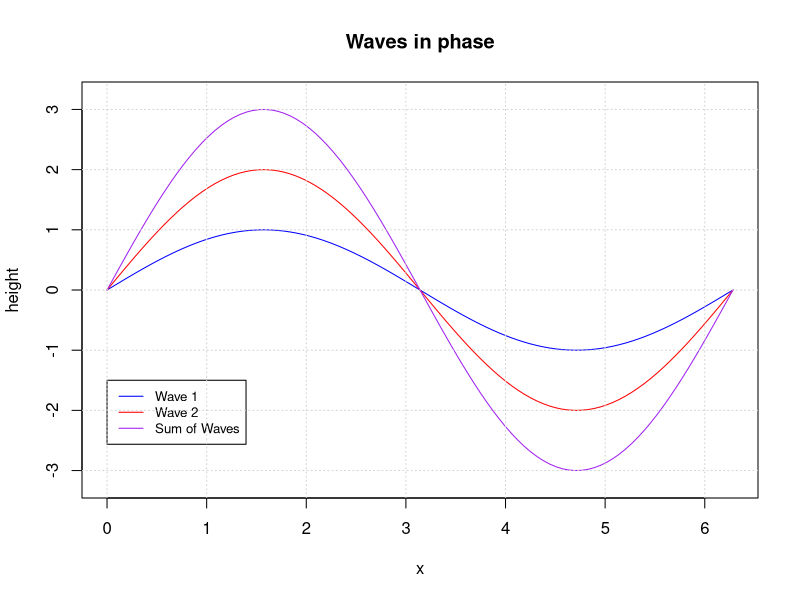
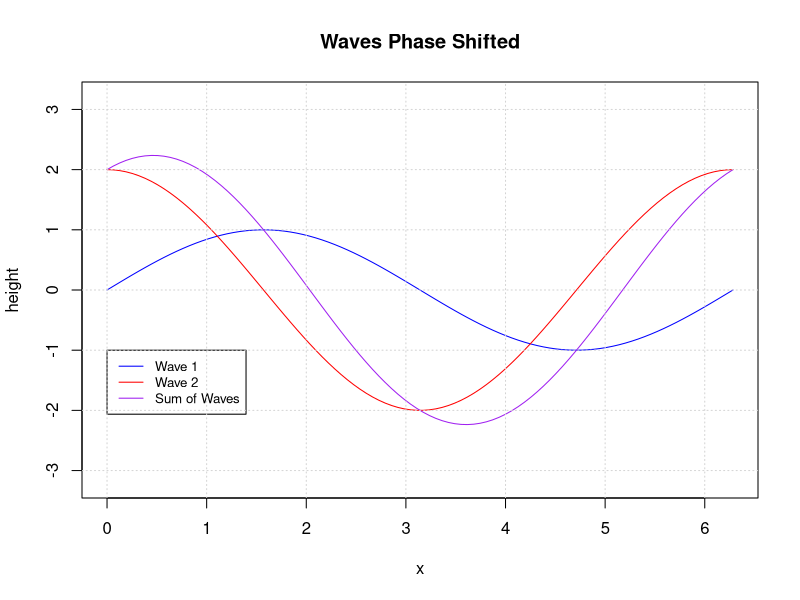
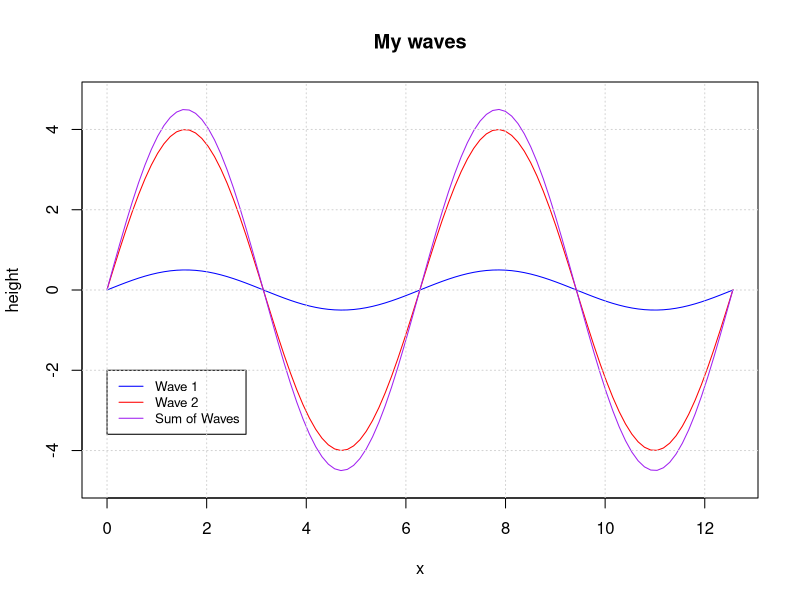
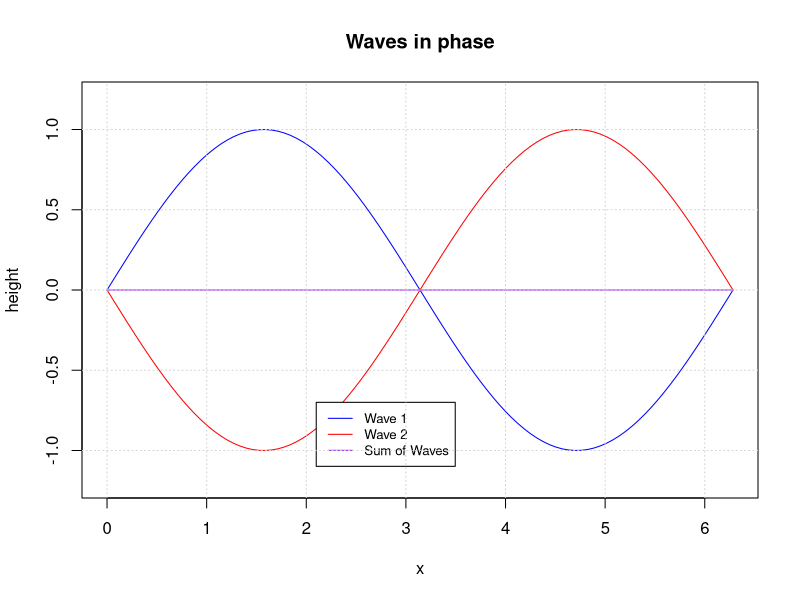

These figures' R source, in order:
# R code to walk through Waves Lab activities. 

################################################################################

#Some R Basics

# Your instructor should introduce you to the R setup you are using, 
# such as the file directory, the Console window, and the list of 
# variables in your environment. This tutorial was writtten using 
# posit.cloud. 

# As you work through these activities, please *TYPE* THE COMMANDS in 
# the Console window to learn to code. DON'T COPY-PASTE.
# Build Muscle Memory! 
# Learn by Doing! 



################################################################################
# EXERCISES #1. Insert your answers to these exercises into your Worksheet 
# that you will hand in for this lab. 
# Include the code that you write and the output that you get.
################################################################################

# 1) Create a vector named A_10 that goes from -10 to 10, with a step size of 5. 
# (hint: be sure to check your answer! it should look like: 
# [1] -10  -5   0   5  10

A_10 <- seq(-10, 10, by=5)

# 2) Create a vector named A_pi with a range from 0 to 2*pi, with 100 elements in it. 

A_pi <- seq(0, 2*pi, length.out=100)

# 2b) Check your work. What is the minimum value, maximum value, and length of 
# your vector A_pi? 

min(A_pi)
# [1] 0
max(A_pi)
# [1] 6.283185
length(A_pi)
# [1] 100

# 3) Create a variable that is a string. (you can make it anything you want!)

MyString <- "Make some Waves!"

# 4) Create a vector named "p" with the following values in this order: 2, -5, 7, 1, 10.

p <- c(2, -5, 7, 1, 10)

# 5) Look at the help page for the seq function. What are the arguments? 
# ANSWER: from, to, by, length.out, along.with

# 6) Use the "along.with" argument in the seq function to generate vector "H"
# from 1 to 100 that has the same number of elements in it as A_pi 

H <- seq(1, 100, along.with = A_pi)

################################################################################

# Let’s Make Some Waves!
# We will approximate a wave with a Sine function 
# (You could equally use a Cosine function, which is just a 
# Sine function with a 90-deg phase shift)

# First, we need a vector that indicates space (like in meters) that ranges 
# from 0 to 2*pi, and has 100 elements in it. 
x <- seq(0,2*pi, length.out=100)

# We will make two waves. Each wave needs an amplitude and a phase shift.
A1 <- 1 #amplitude of wave 1
A2 <- 2 #amplitude of wave 2
f1 <- 0 #phase shift of frequency of wave 1
f2 <- 0 #phase shift of frequency of wave 2

#Using these newly defined variables, create your waves:
y1 <- A1*sin(x+f1); 
y2 <- A2*sin(x+f2); 
y3 <- y1+y2;

## PLOTTING IN R
# Here is code to make the first figure. 

plot(x, y1, type="l", col='blue', ylim=c(-3.2, 3.2), ylab="height", main="Waves in phase")
lines(x,y2,type="l",col='red')
lines(x,y3,type="l",col='purple')
legend(0, -1.5, legend=c("Wave 1", "Wave 2", "Sum of Waves"),
       col=c("blue","red","purple"), lty=1, cex=0.8)
grid()

# CHALLENGE. can you think of any functions you have encountered that could 
# help you figure out how big we need to set the y-axis limits to see all 
# three lines? 

# ANSWER:
max(y3)


################################################################################
# EXERCISES #2. 
#
# 1) Copy-paste the figure that you just made, titled 
# "Waves in phase," into your student worksheet. 
# ANSWER: The code immediately above does thi. 
# 
# Change the phase shift for the second wave. Reproduce 
# the plot, and copy-paste it into your student worksheet. 
#
# 2) Change the amplitudes and phase shifts for the second wave: A2 = 1, f2 = pi/2. 
#    Reproduce the plot, and copy-paste it into your student worksheet.
#    Title it "Waves Phase Shifted," include a legend, 
#    and include y1, y2, and their sum, y3. 
#    (please include your code and your figure in your answer)

A1 <- 1
A2 <- 2
f1 <- 0
f2 <- pi/2

x <- seq(0,2*pi, length.out=100)
y1 <- A1*sin(x+f1); 
y2 <- A2*sin(x+f2); 
y3 <- y1+y2;

plot(x, y1, type="l", col='blue', ylim=c(-3.2,3.2), ylab="height", main="Waves Phase Shifted")

lines(x,y2,type="l",col='red')

lines(x,y3,type="l",col='purple')

legend(0, -1, legend=c("Wave 1", "Wave 2", "Sum of Waves"),
       col=c("blue","red","purple"), lty=1, cex=0.8)

grid()

# 3) Try increasing the x-vector so it is twice as long. 
#    Set the values for A1, A2, f1, and f2 to ANYTHING you would like.
#    Plot two waves and their sum. Be sure to change the title.
#    Include a title, axis labels, legend, and grid lines. 
#    (please include your code and your figure in your answer)

# parameters will vary!!! 
A1 <- .5
A2 <- 4
f1 <- 0
f2 <- .003

x <- seq(0,4*pi, length.out=100)
y1 <- A1*sin(x+f1); 
y2 <- A2*sin(x+f2); 
y3 <- y1+y2;

m <- max(y3) + .3 # a little trick.
plot(x, y1, type="l", col='blue', ylim=c(-m,m), ylab="height", main="My waves")

lines(x,y2,type="l",col='red')

lines(x,y3,type="l",col='purple')

legend(0, -2, legend=c("Wave 1", "Wave 2", "Sum of Waves"),
       col=c("blue","red","purple"), lty=1, cex=0.8)

grid()

# 4) Summarize what you see with a few complete sentences. 
#   - how does the amplitude, phase shift, and wavelength of the original waves
#     affect the amplitude, phase shift, and wavelength of the summed wave? 
#   - where does the summed wave have crests and troughs? Where does it have 
#     amplitude = 0? 
#   - can you identify constructive and destructive interference in any of your 
#     figures?
# 
#
# A1 and A2 are the amplitudes of wave 1 and wave 2, respectively. They change 
# the wave height of each wave.  f1 and f2 are the phase shifts of the two waves. 
# They change the shift (left-right) of the two waves. 
# Adding waves with the same wavelength results in a wave with the same wavelength. 
# The phase shift doesn't affect the resulting wavelength.  
# The amplitude of the summed wave depends on the amplitude of the constituent 
# waves, and also on their phase shift. 
# The phase of the summed wave depends on the phase of the constituent waves. 
# If the two waves are in phase, there is constructive interference resulting 
# in larger wave amplitudes. If the two waves are out of phase (one is positive, 
# one is negative), then there is destructive interference.

# 5) Challenge: Can you create a combination of A1, A2, f1, and f2 that result 
#    in a water surface that is just a flat line? Would this ever happen in the 
#    real world? 
#
# ANSWER: Yes! When waves encounter each other, for an instant there may be a flat ocean! 
# It won't last long. 

# Here are two possible solutions. Plot them to see! 
A1 <- 1
A2 <- 1
f1 <- 0
f2 <- pi

A1 <- 1
A2 <- -1
f1 <- 0
f2 <- 0


x <- seq(0,2*pi, length.out=100)
y1 <- A1*sin(x+f1); 
y2 <- A2*sin(x+f2); 
y3 <- y1+y2;

plot(x, y1, type="l", col='blue', ylim=c(-1.2, 1.2), ylab="height", main="Waves in phase")

lines(x,y2,type="l",col='red')

lines(x,y3,type="l",col='purple')

legend(2.1, -.7, legend=c("Wave 1", "Wave 2", "Sum of Waves"),
       col=c("blue","red","purple"), lty=1, cex=0.8)

grid()

################################################################################

# Great job! You are making tremendous progress with the R scripting language.

################################################################################
